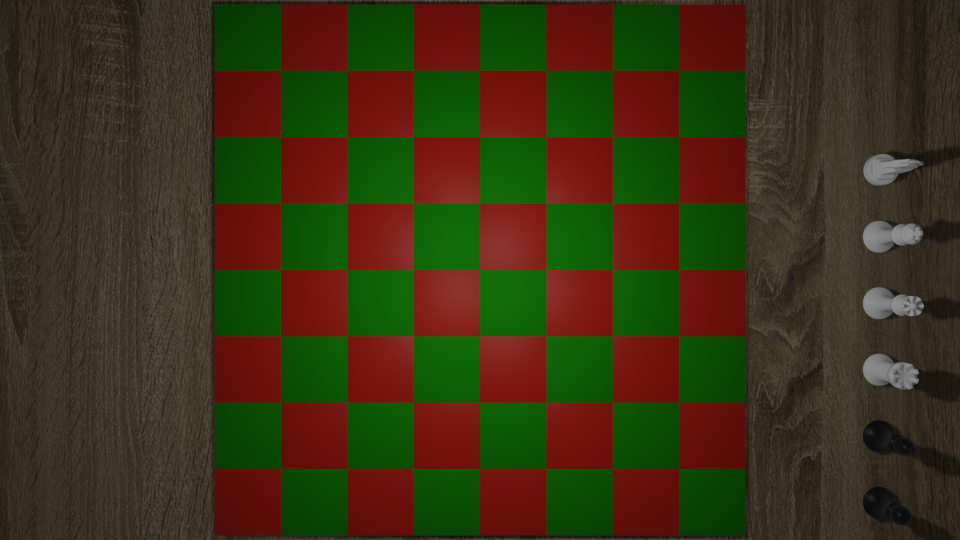
%> input picture betavision/testpic/taulell.png, 1920 x 1080 px (shown at 1/2 size)
$ octave boardet_v2.m   (GNU Octave 9; MATLAB toolbox functions it lacks are replaced by stand-ins)
%> lines starting %> are read from the running program, lines starting %| are printed output that depends on the picture; in (x1, y1, x2, y2) boxes, pixels count from 0 and x2, y2 are one past the last pixel; in counts of white or black regions, pixels touching at a corner belong together; the program's own positions count from 1
clearvars
clc
close all

taulell = imread("./testpic/taulell.png");
%> taulell is the input picture: size 1080x1920x3 uint8; mean R, G, B 59.8, 50.4, 22.9

nf3 = imread("./testpic/nf3.png");
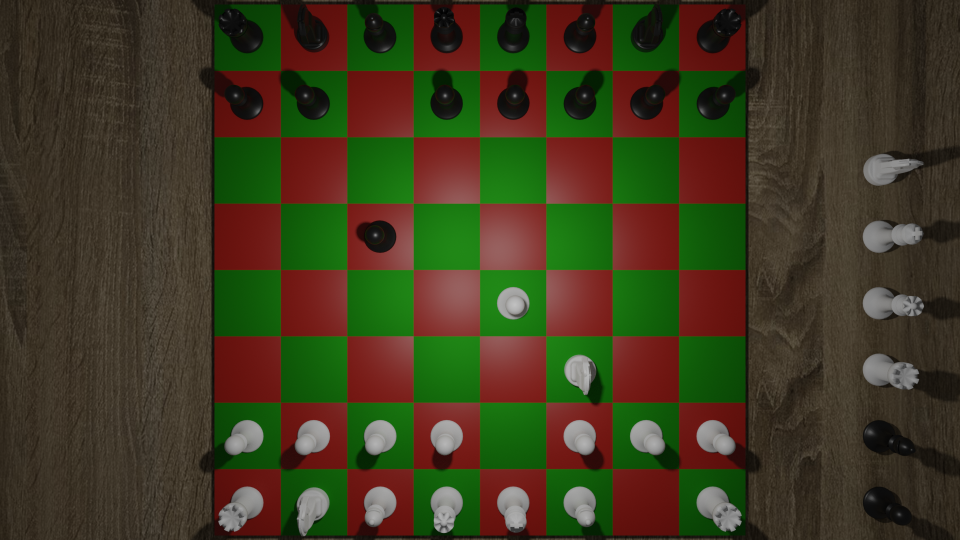
%> input picture betavision/testpic/nf3.png, 1920 x 1080 px (shown at 1/2 size)
%> nf3 is the input picture: size 1080x1920x3 uint8; mean R, G, B 63.5, 58.5, 31.9
sicilian = imread("./testpic/sicilian.png");
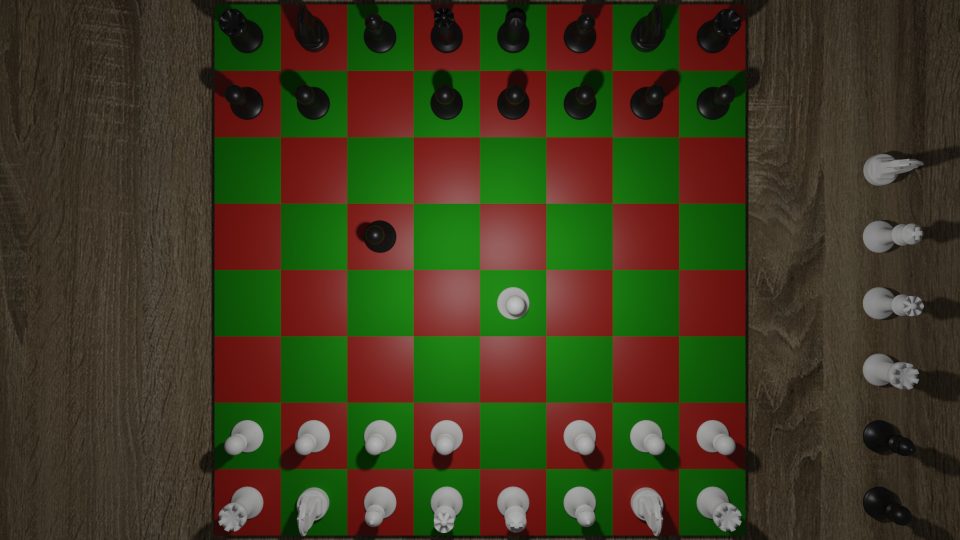
%> input picture betavision/testpic/sicilian.png, 1920 x 1080 px (shown at 1/2 size)
%> sicilian is the input picture: size 1080x1920x3 uint8; mean R, G, B 63.3, 58.7, 31.9
starting = imread("./testpic/starting.png");
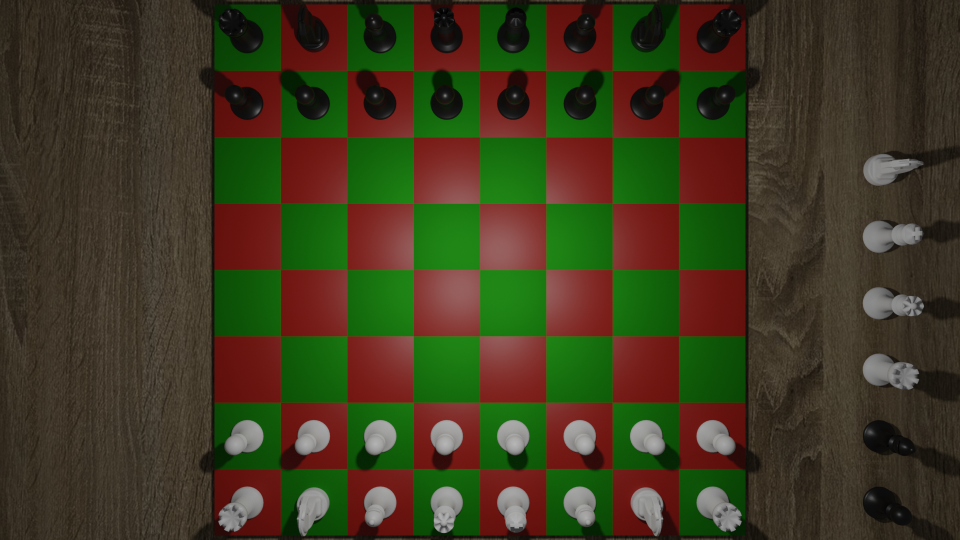
%> input picture betavision/testpic/starting.png, 1920 x 1080 px (shown at 1/2 size)
%> starting is the input picture: size 1080x1920x3 uint8; mean R, G, B 63.3, 58.8, 32
ze4 = imread("./testpic/ze4.png");
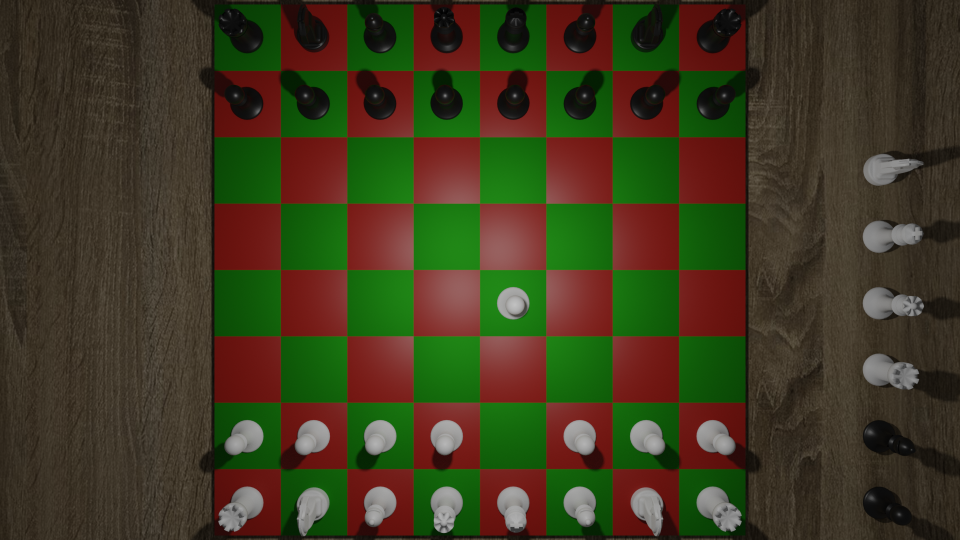
%> input picture betavision/testpic/ze4.png, 1920 x 1080 px (shown at 1/2 size)
%> ze4 is the input picture: size 1080x1920x3 uint8; mean R, G, B 63.3, 58.8, 31.9

% figure, imshow(nf3);
% figure, imshow(sicilian);
% figure, imshow(starting);
% figure, imshow(ze4);

%taulell = taulell(:,428:1495,:);

red = taulell(:,:,1);
green = taulell(:,:,2);


red = red >= graythresh(red)*255;
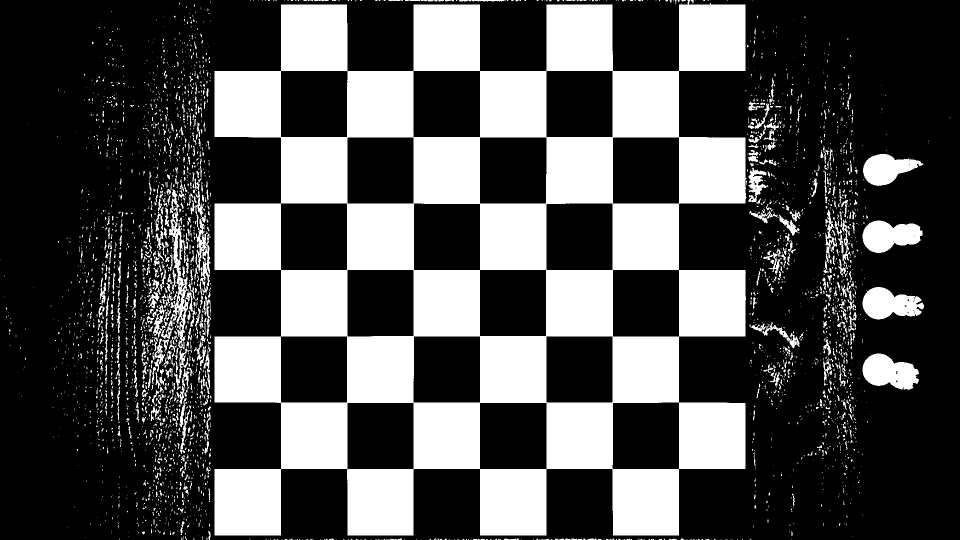
%> red: size 1080x1920 logical (shown at 1/2 size); 31.2% white; 3292 white regions (2737 under 20 px), largest, box (x1, y1, x2, y2) and area: (429, 0, 1493, 1071) 566232, (1725, 707, 1838, 780) 5606, (1725, 441, 1845, 506) 5416
green = green >= graythresh(green)*255;
%> green: size 1080x1920 logical; 42% white; 3885 white regions (3090 under 20 px), largest, box (x1, y1, x2, y2) and area: (429, 0, 1494, 1071) 566437, (182, 91, 425, 1080) 116300, (1611, 60, 1848, 1080) 82109

kernel = strel("square", 100);


red = not(imclose(not(red), kernel));
%> red: size 1080x1920 logical; 27.3% white; 2 white regions, box (x1, y1, x2, y2) and area: (429, 9, 1491, 1071) 530203, (1226, 806, 1491, 1071) 35112
green = not(imclose(not(green), kernel));
%> green: size 1080x1920 logical; 27.3% white; 5 white regions, box (x1, y1, x2, y2) and area: (429, 9, 1491, 1071) 494170, (1226, 9, 1491, 274) 35112, (429, 806, 694, 1071) 35112, (750, 0, 1044, 2) 580, (685, 1079, 805, 1080) 120

% figure, imshow(red,[]);
% figure, imshow(green,[]);
figure, imshow(taulell .* uint8(repmat(red,1,1,3)));
figure, imshow(taulell .* uint8(repmat(green,1,1,3)));
% se = strel("square", 3);
% red_dilated = imerose(red, se);
%figure, imshow(uint8(red-red_dilated),[]);
%figure, imshow(uint8(green-green_dilated),[]);

res = print_lines(red, green, ze4);
% [7 lines of commented-out code are left out]

function res = print_lines(red, green, ze4)

    linies_red = make_lines(red);
%> in make_lines, `vores = edge(img, 'Canny');`: vores: size 1080x1920 logical; 0.84% white in thin lines or dots, all inside (x1, y1, x2, y2) = (428, 8, 1492, 1072)
%> in make_lines, `[H, theta, rho] = hough(vores);`: theta = 180 values from -90 to 89; rho = 4405 values from -2202 to 2202
%> in make_lines, `pics = houghpeaks(H, 18);`: pics = 18 rows, first 12: [2764 91; 1265 1; 2062 1; 3561 91; 3029 91; 1530 1; 1797 1; 3296 91; 1663 1; 3162 91; 1132 1; 2195 1]
%> in make_lines, `linies = houghlines(vores, theta, rho, pics, 'FillGap', max(dimension)..`: linies = 18 lines; longest, point1 to point2 (x, y): (562, 17) to (562, 1071), (430, 939) to (1484, 939), (437, 142) to (1491, 142), (1359, 10) to (1359, 1064), (827, 17) to (827, 1071), (430, 674) to (1484, 674)
%> linies_red has the same summary as linies in make_lines
    linies_green = make_lines(green);
%> in make_lines (call 2), `vores = edge(img, 'Canny');`:
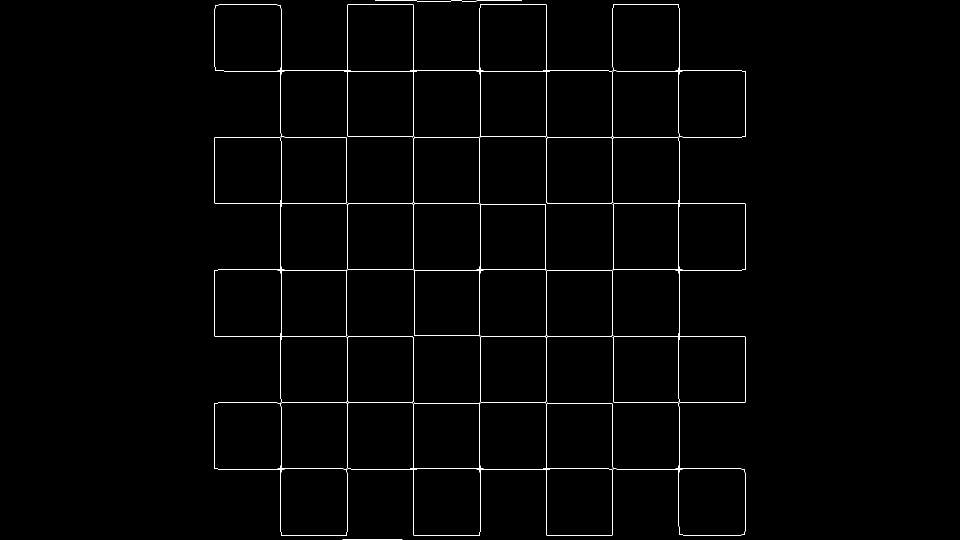
%> vores: size 1080x1920 logical (shown at 1/2 size); 0.86% white in thin lines or dots, all inside (x1, y1, x2, y2) = (428, 1, 1492, 1079)
%> in make_lines (call 2), `pics = houghpeaks(H, 18);`: pics = 18 rows, first 12: [2062 1; 3561 91; 1265 1; 2764 91; 1797 1; 3029 91; 1530 1; 3162 91; 3296 91; 1663 1; 2898 91; 1399 1]
%> in make_lines (call 2), `linies = houghlines(vores, theta, rho, pics, 'FillGap', max(dimension)..`: linies = 18 lines; longest, point1 to point2 (x, y): (960, 2) to (960, 1071), (696, 10) to (696, 1079), (827, 2) to (827, 1063), (430, 407) to (1484, 407), (430, 541) to (1484, 541), (437, 939) to (1490, 939)
%> linies_green has the same summary as linies in make_lines

    img_black = zeros(size(ze4));

    figure();
    imshow(img_black);

    hold on;

     for i=1:length(linies_red)
        xy_red = [linies_red(i).point1; linies_red(i).point2];
        xy_green = [linies_green(i).point1; linies_green(i).point2];
        plot(xy_red(:,1), xy_red(:,2), 'LineWidth', 10, 'Color', 'yellow');
        plot(xy_green(:,1), xy_green(:,2), 'LineWidth', 10, 'Color', 'magenta');
        hold on;
     end
%> this loop made 18 passes
%> (xy_red, xy_green) on passes 1 to 12: ([562 17; 562 1071], [436 142; 1484 142]), ([430 939; 1484 939], [1359 17; 1359 1066]), ([437 142; 1491 142], [437 939; 1490 939]), ([1359 10; 1359 1064], [562 11; 562 1064]), ([827 17; 827 1071], [430 407; 1484 407]), ([430 674; 1484 674], [827 2; 827 1063]), ([437 407; 1491 407], [438 674; 1491 674]), ([1094 10; 1094 1064], [960 2; 960 1071]), ([437 541; 1491 541], [1094 18; 1094 1071]), ([960 10; 960 1064], [430 541; 1484 541]), ([437 1072; 1351 1072], [696 10; 696 1079]), ([570 9; 1484 9], [561 805; 1491 805])

     hold off;
     h = findobj(gca,'Type','line');
     x=get(h, 'Xdata');
     y=get(h, 'Ydata');
     x = cell2mat(x);
     y = cell2mat(y);
     disp(x);
     disp(y);
     F = getframe();
     res = F.cdata;
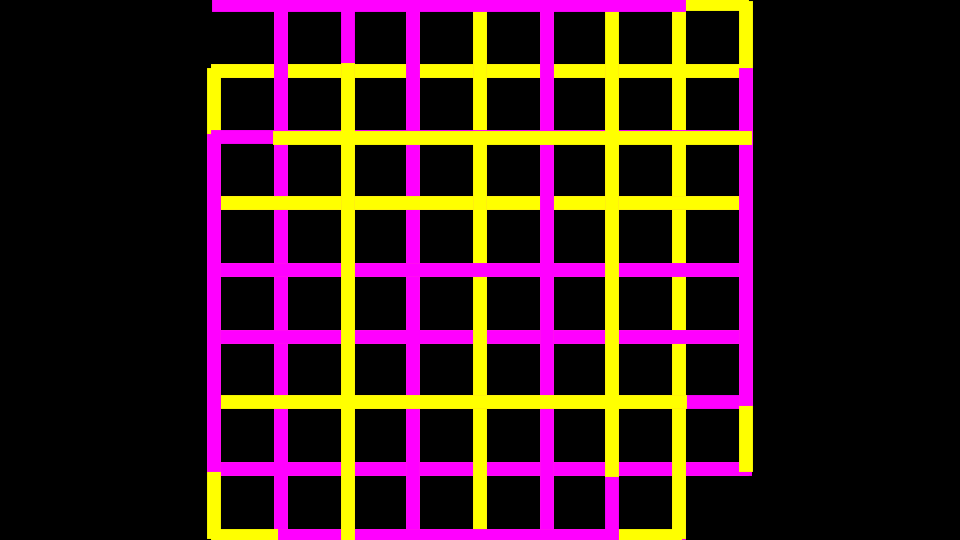
%> res: size 540x960x3 uint8; mean R, G, B 57.4, 27.8, 29.6

end

% [15 lines of commented-out code are left out]

function linies = make_lines(img)

    dimension = size(img);

    vores = edge(img, 'Canny');
    [H, theta, rho] = hough(vores);     % H -> Matriu Hough
                                        % theta -> Angles emprats
                                        % rho -> valors rho assolits

    pics = houghpeaks(H, 18);
    %n_pics = numel(pics(:,1));

    linies = houghlines(vores, theta, rho, pics, 'FillGap', max(dimension), 'MinLength', 100);

end

function crossings = detect_intersections(img)

end
